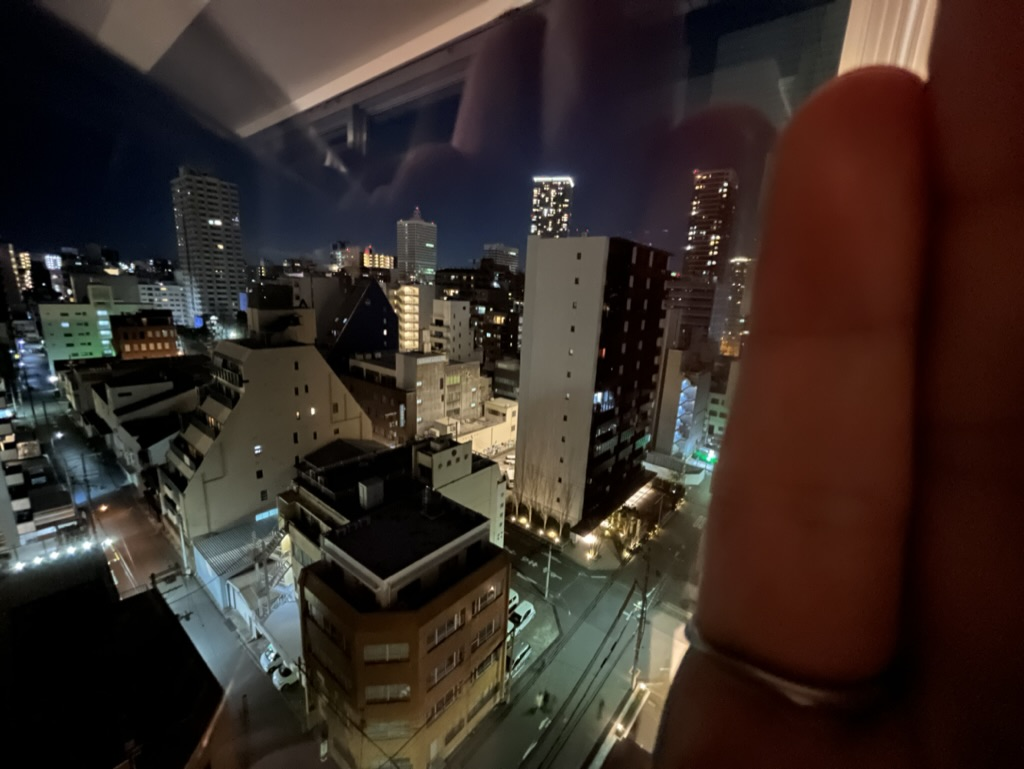
#> input picture 5B108E99-802E-4AC0-B5C0-72DC7276FFF8_1_105_c.jpeg, 1024 x 769 px
$ python -i dispimage.py   (imports and definitions only)
#> lines starting #> are read from the running program, lines starting #| are printed output that depends on the picture
import tkinter as tk
import tkinter.filedialog as fd
import PIL.Image
import PIL.ImageTk

def dispPhoto(path):
    #Load image
    newImage = PIL.Image.open(path).convert("L").resize((32,32)).resize((300,300), resample=0)
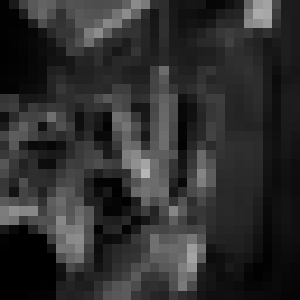
#> newImage: PIL image 300x300 L; min 0, max 182, mean 46.6
    #Display the image on the label
#> (the run stopped early here; a loop or call above may not have finished)
